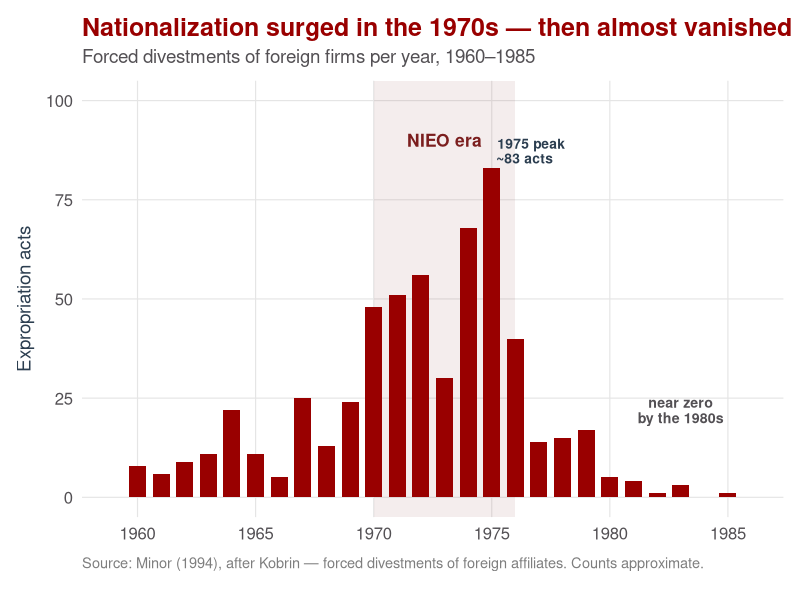
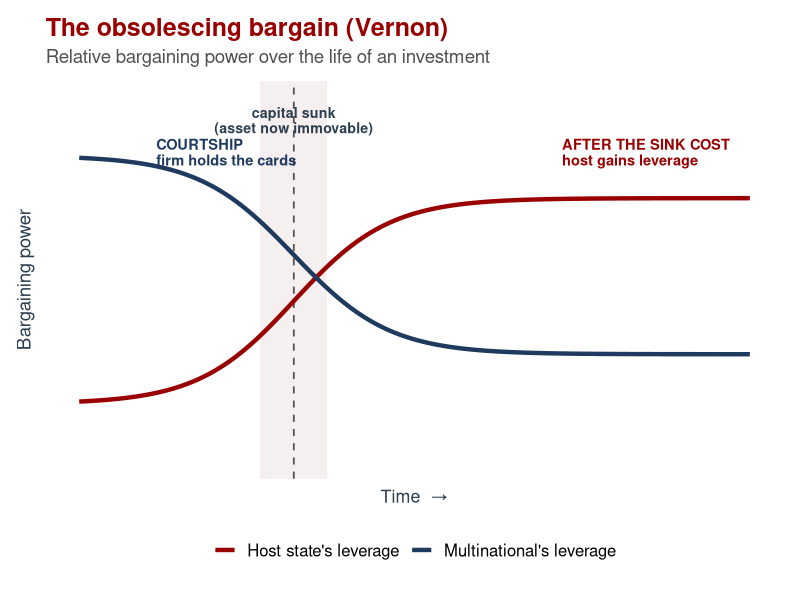
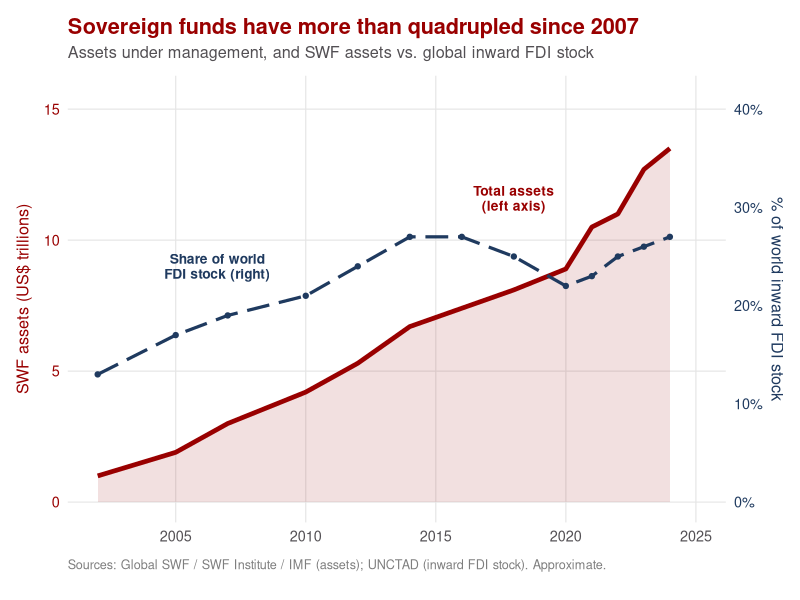
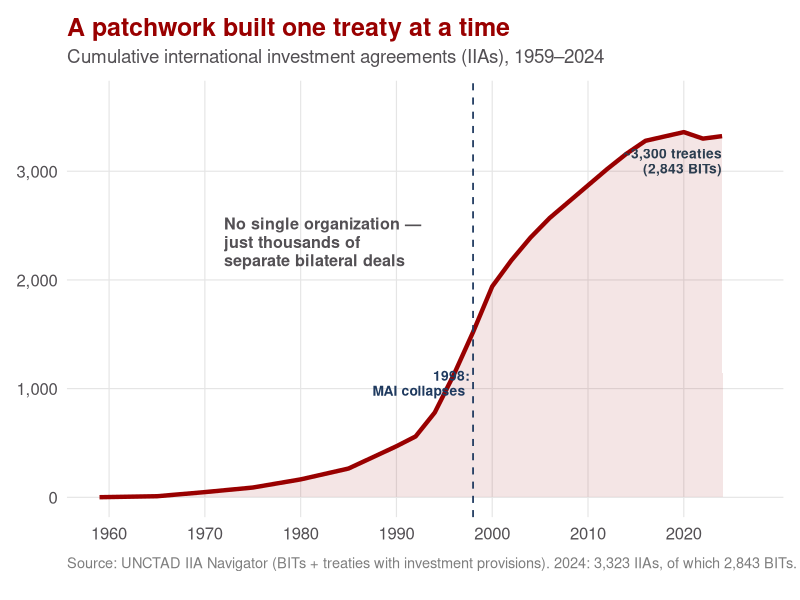
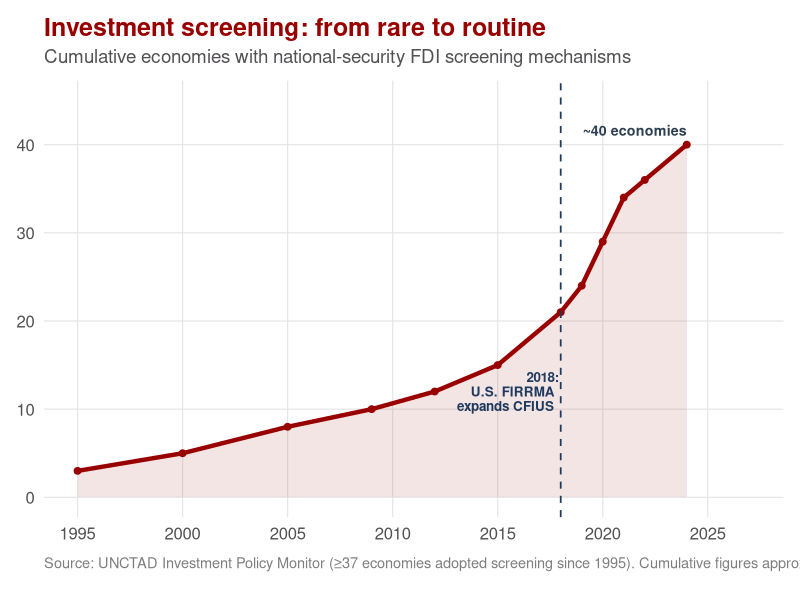

Source code (R) for these figures, in order:
## ---- chunk 1
#| label: setup
#| include: false

library(ggplot2)
library(dplyr)
library(scales)
library(knitr)
library(kableExtra)

# IU color palette
iu_crimson <- "#990000"
iu_cream <- "#EDEBEB"
iu_gray <- "#535054"
iu_light_gray <- "#7E7E7E"
iu_dark_text <- "#2C3E50"
iu_green <- "#1B5E3F"
iu_navy <- "#1F3A5F"

theme_ipe <- function(base_size = 20) {
  theme_minimal(base_size = base_size) +
    theme(
      plot.title = element_text(color = iu_crimson, face = "bold", size = rel(1.2),
                                margin = margin(t = 5, b = 5)),
      plot.subtitle = element_text(color = iu_gray, size = rel(0.9),
                                   margin = margin(b = 10)),
      plot.caption = element_text(color = iu_light_gray, size = rel(0.7),
                                  hjust = 0, margin = margin(t = 10)),
      axis.title = element_text(color = iu_dark_text, size = rel(0.9)),
      axis.title.x = element_text(margin = margin(t = 8)),
      axis.title.y = element_text(margin = margin(r = 8)),
      axis.text = element_text(color = iu_gray, size = rel(0.8)),
      panel.grid.minor = element_blank(),
      panel.grid.major = element_line(color = "#E5E5E5", linewidth = 0.4),
      legend.position = "bottom",
      legend.title = element_text(size = rel(0.85)),
      legend.text = element_text(size = rel(0.8)),
      plot.margin = margin(t = 8, r = 12, b = 20, l = 12)
    )
}
## ---- chunk 2
#| label: tbl-plan

plan <- data.frame(
  Section = c("1 · One Firm, Many Sovereigns",
              "2 · How Host States Try to Control MNCs",
              "3 · The Other Side: Competing for Investment",
              "4 · The Obsolescing Bargain",
              "5 · Why There Is No \"World Investment Organization\"",
              "6 · The Securitization of Investment"),
  Cover = c("Why the firm and the state answer to different masters",
            "Performance requirements, the Calvo Doctrine, and the right to expropriate",
            "Locational incentives and export-processing zones — the race to attract FDI",
            "Why bargaining power shifts once the investment is sunk",
            "Trade has the WTO; investment has 3,300 treaties and no organization",
            "Emerging issue: national-security screening and CFIUS")
)

kable(plan, col.names = c("Section", "What we'll cover"),
      align = c("l", "l")) %>%
  kable_styling(font_size = 20, full_width = TRUE) %>%
  row_spec(0, bold = TRUE, color = "white", background = iu_crimson) %>%
  column_spec(1, bold = TRUE, color = iu_crimson, width = "44%") %>%
  column_spec(2, width = "56%")
## ---- chunk 3
#| label: tbl-twologics

tl <- data.frame(
  dim = c("Frame of reference", "Objective", "Loyalty", "Time horizon"),
  state = c("Territorial — one national jurisdiction",
            "Maximize national welfare (jobs, revenue, security)",
            "To citizens who can vote and demand",
            "Bound to the nation, indefinitely"),
  mnc = c("Global — the worldwide operation",
          "Maximize firm/shareholder welfare across all markets",
          "To shareholders, not to any one host",
          "Mobile — can exit, relocate, restructure")
)

kable(tl, col.names = c("", "The State", "The Multinational"),
      align = c("l", "l", "l")) %>%
  kable_styling(font_size = 22, full_width = TRUE) %>%
  row_spec(0, bold = TRUE, color = "white", background = iu_crimson) %>%
  row_spec(1:4, extra_css = "padding-top: 12px; padding-bottom: 12px; line-height: 1.35;") %>%
  column_spec(1, bold = TRUE, color = iu_crimson, width = "22%") %>%
  column_spec(2:3, width = "39%")
## ---- chunk 4
#| label: tbl-performance

pr <- data.frame(
  type = c("Local-content rules", "Export requirements", "Technology transfer",
           "Joint-venture / equity caps", "Employment & training"),
  what = c("A set share of inputs must be sourced domestically — building local suppliers",
           "The firm must export a set share of output — earning foreign exchange",
           "The firm must license or share technology with local partners",
           "Foreign ownership is capped; a local partner must hold equity (control stays partly home)",
           "Mandated hiring, training, or management localization of host-country nationals")
)

kable(pr, col.names = c("Tool", "What it forces the firm to do"),
      align = c("l", "l")) %>%
  kable_styling(font_size = 21, full_width = TRUE) %>%
  row_spec(0, bold = TRUE, color = "white", background = iu_crimson) %>%
  row_spec(1:5, extra_css = "padding-top: 11px; padding-bottom: 11px; line-height: 1.3;") %>%
  column_spec(1, bold = TRUE, color = iu_crimson, width = "30%") %>%
  column_spec(2, width = "70%")
## ---- chunk 5
#| label: fig-expropriation
#| fig-width: 12.5
#| fig-height: 4.7
#| out-width: "90%"
#| fig-alt: "Bar chart of the number of forced divestments (expropriation acts) of foreign firms per year, 1960 to 1985. Acts climb through the late 1960s, surge to a peak of about 83 in 1975 during the NIEO era, then collapse almost to zero by the early 1980s."

exp <- read.csv("data/expropriations.csv")

ggplot(exp, aes(year, acts)) +
  annotate("rect", xmin = 1970, xmax = 1976, ymin = -Inf, ymax = Inf, fill = "#7B1E1E", alpha = 0.08) +
  geom_col(fill = iu_crimson, width = 0.72) +
  annotate("text", x = 1973, y = 90, label = "NIEO era", color = "#7B1E1E",
           fontface = "bold", size = 4.4) +
  annotate("text", x = 1975, y = 86, label = "1975 peak\n~83 acts", color = iu_dark_text,
           fontface = "bold", size = 3.5, lineheight = 0.9, hjust = -0.08, vjust = 0.3) +
  annotate("text", x = 1983, y = 22, label = "near zero\nby the 1980s", color = iu_gray,
           fontface = "bold", size = 3.6, lineheight = 0.9) +
  scale_x_continuous(breaks = seq(1960, 1985, 5), limits = c(1959, 1986)) +
  scale_y_continuous(limits = c(0, 100)) +
  labs(title = "Nationalization surged in the 1970s — then almost vanished",
       subtitle = "Forced divestments of foreign firms per year, 1960–1985",
       x = NULL, y = "Expropriation acts",
       caption = "Source: Minor (1994), after Kobrin — forced divestments of foreign affiliates. Counts approximate.") +
  theme_ipe(base_size = 15)
## ---- chunk 6
#| label: fig-obsolescing
#| fig-width: 12.5
#| fig-height: 4.8
#| out-width: "88%"
#| fig-alt: "A line chart of relative bargaining power over the life of an investment. Before the investment, the multinational's bargaining power is high and the host's is low. At the moment capital is committed and becomes a sunk, immovable asset, the lines cross: the host's power rises and the firm's falls as the project matures."

t <- seq(0, 10, length.out = 200)
mnc <- 8.6 - 5.6 / (1 + exp(-(t - 3.2) * 1.4))
host <- 1.6 + 5.8 / (1 + exp(-(t - 3.2) * 1.4))
bp <- data.frame(t = rep(t, 2),
                 power = c(mnc, host),
                 who = rep(c("Multinational's leverage", "Host state's leverage"), each = length(t)))

ggplot(bp, aes(t, power, color = who)) +
  annotate("rect", xmin = 2.7, xmax = 3.7, ymin = -Inf, ymax = Inf, fill = "#7B1E1E", alpha = 0.07) +
  geom_vline(xintercept = 3.2, linetype = "dashed", color = iu_gray, linewidth = 0.6) +
  geom_line(linewidth = 1.5) +
  annotate("text", x = 3.2, y = 9.6, label = "capital sunk\n(asset now immovable)",
           color = iu_dark_text, fontface = "bold", size = 3.6, lineheight = 0.9) +
  annotate("text", x = 1.15, y = 8.7, label = "COURTSHIP\nfirm holds the cards",
           color = iu_navy, fontface = "bold", size = 3.7, lineheight = 0.9, hjust = 0) +
  annotate("text", x = 7.2, y = 8.7, label = "AFTER THE SINK COST\nhost gains leverage",
           color = iu_crimson, fontface = "bold", size = 3.7, lineheight = 0.9, hjust = 0) +
  scale_color_manual(values = c("Multinational's leverage" = iu_navy,
                                "Host state's leverage" = iu_crimson), name = NULL) +
  scale_x_continuous(breaks = NULL,
                     labels = NULL,
                     limits = c(0, 10)) +
  scale_y_continuous(limits = c(0, 10.2), breaks = NULL) +
  labs(title = "The obsolescing bargain (Vernon)",
       subtitle = "Relative bargaining power over the life of an investment",
       x = "Time  →", y = "Bargaining power") +
  theme_ipe(base_size = 15) +
  theme(panel.grid.major = element_blank(),
        axis.title.x = element_text(color = iu_dark_text, size = rel(0.95), hjust = 0.5))
## ---- chunk 7
#| label: fig-swf
#| fig-width: 7.6
#| fig-height: 5.3
#| out-width: "98%"
#| fig-alt: "Dual-axis chart, 2002 to 2024. A crimson area shows sovereign wealth fund assets under management rising from about 1 trillion dollars in 2002 to about 13.5 trillion in 2024. A navy dashed line shows SWF assets as a share of the world's inward FDI stock, rising from about 13 percent to roughly a quarter and then holding near 25 to 27 percent."

swf <- data.frame(
  year = c(2002, 2005, 2007, 2010, 2012, 2014, 2016, 2018, 2020, 2021, 2022, 2023, 2024),
  aum  = c(1.0, 1.9, 3.0, 4.2, 5.3, 6.7, 7.4, 8.1, 8.9, 10.5, 11.0, 12.7, 13.5),
  pct  = c(13, 17, 19, 21, 24, 27, 27, 25, 22, 23, 25, 26, 27)
)
sf <- 15 / 40   # map 0–40% (right axis) onto the 0–15 trillion (left axis)

ggplot(swf, aes(year)) +
  geom_area(aes(y = aum), fill = iu_crimson, alpha = 0.12) +
  geom_line(aes(y = aum), color = iu_crimson, linewidth = 1.6) +
  geom_line(aes(y = pct * sf), color = iu_navy, linewidth = 1.1, linetype = "longdash") +
  geom_point(aes(y = pct * sf), color = iu_navy, size = 1.5) +
  annotate("text", x = 2018, y = 11.6, label = "Total assets\n(left axis)",
           color = iu_crimson, fontface = "bold", size = 3.5, lineheight = 0.9) +
  annotate("text", x = 2006.6, y = 9.0, label = "Share of world\nFDI stock (right)",
           color = iu_navy, fontface = "bold", size = 3.5, lineheight = 0.9) +
  scale_y_continuous(name = "SWF assets (US$ trillions)", limits = c(0, 15.5),
                     breaks = seq(0, 15, 5),
                     sec.axis = sec_axis(~ . / sf, name = "% of world inward FDI stock",
                                         breaks = seq(0, 40, 10),
                                         labels = function(x) paste0(x, "%"))) +
  scale_x_continuous(breaks = seq(2005, 2025, 5), limits = c(2002, 2025)) +
  labs(title = "Sovereign funds have more than quadrupled since 2007",
       subtitle = "Assets under management, and SWF assets vs. global inward FDI stock",
       x = NULL,
       caption = "Sources: Global SWF / SWF Institute / IMF (assets); UNCTAD (inward FDI stock). Approximate.") +
  theme_ipe(base_size = 13) +
  theme(axis.title.y.left = element_text(color = iu_crimson),
        axis.text.y.left = element_text(color = iu_crimson),
        axis.title.y.right = element_text(color = iu_navy),
        axis.text.y.right = element_text(color = iu_navy))
## ---- chunk 8
#| label: fig-iia
#| fig-width: 12.5
#| fig-height: 4.6
#| out-width: "90%"
#| fig-alt: "Line chart of the cumulative number of international investment agreements (mostly bilateral investment treaties) from 1959 to 2024. The count is near zero until the late 1980s, explodes through the 1990s and 2000s to roughly 3,300, then plateaus and slightly declines after about 2017 as treaties are terminated."

iia <- read.csv("data/iia_cumulative.csv")

ggplot(iia, aes(year, iias)) +
  geom_area(fill = iu_crimson, alpha = 0.10) +
  geom_line(color = iu_crimson, linewidth = 1.5) +
  geom_vline(xintercept = 1998, linetype = "dashed", color = iu_navy, linewidth = 0.6) +
  annotate("text", x = 1998, y = 1050, label = "1998:\nMAI collapses", color = iu_navy,
           fontface = "bold", size = 3.5, lineheight = 0.9, hjust = 1.08) +
  annotate("text", x = 2024, y = 3323, label = "~3,300 treaties\n(2,843 BITs)", color = iu_dark_text,
           fontface = "bold", size = 3.5, lineheight = 0.9, hjust = 1, vjust = 1.5) +
  annotate("text", x = 1972, y = 2350, label = "No single organization —\njust thousands of\nseparate bilateral deals",
           color = iu_gray, fontface = "bold", size = 4.1, lineheight = 0.95, hjust = 0) +
  scale_x_continuous(breaks = seq(1960, 2020, 10), limits = c(1959, 2027)) +
  scale_y_continuous(limits = c(0, 3650), labels = comma) +
  labs(title = "A patchwork built one treaty at a time",
       subtitle = "Cumulative international investment agreements (IIAs), 1959–2024",
       x = NULL, y = NULL,
       caption = "Source: UNCTAD IIA Navigator (BITs + treaties with investment provisions). 2024: 3,323 IIAs, of which 2,843 BITs.") +
  theme_ipe(base_size = 15)
## ---- chunk 9
#| label: tbl-homehost

hh <- data.frame(
  q = c("Who they are", "What they want rules to do", "Their model doctrine", "Whom rules should bind"),
  exporters = c("Capital-EXPORTERS — advanced, home to MNCs",
                "PROTECT investors; lock in access; restrain host interference",
                "Strong investor rights + ISDS (anti-Calvo)",
                "Discipline HOST STATES"),
  importers = c("Capital-IMPORTERS — developing, host to MNCs",
                "PRESERVE sovereignty; keep the right to regulate & screen",
                "Calvo Doctrine + permanent sovereignty",
                "Discipline the FIRMS")
)

kable(hh, col.names = c("", "Home countries", "Host countries"),
      align = c("l", "l", "l")) %>%
  kable_styling(font_size = 20, full_width = TRUE) %>%
  row_spec(0, bold = TRUE, color = "white", background = iu_crimson) %>%
  row_spec(1:4, extra_css = "padding-top: 12px; padding-bottom: 12px; line-height: 1.35;") %>%
  column_spec(1, bold = TRUE, color = iu_crimson, width = "22%") %>%
  column_spec(2:3, width = "39%")
## ---- chunk 10
#| label: fig-screening
#| fig-width: 12.5
#| fig-height: 4.6
#| out-width: "90%"
#| fig-alt: "Line chart of the cumulative number of economies with national-security FDI screening mechanisms, 1995 to 2024, rising slowly to about 10 by 2010, then accelerating sharply after the 2018 US FIRRMA reform and the 2020-21 COVID period to about 40."

scr <- read.csv("data/fdi_screening.csv")

ggplot(scr, aes(year, economies)) +
  geom_area(fill = iu_crimson, alpha = 0.10) +
  geom_line(color = iu_crimson, linewidth = 1.5) +
  geom_point(color = iu_crimson, size = 2) +
  geom_vline(xintercept = 2018, linetype = "dashed", color = iu_navy, linewidth = 0.6) +
  annotate("text", x = 2018, y = 12, label = "2018:\nU.S. FIRRMA\nexpands CFIUS", color = iu_navy,
           fontface = "bold", size = 3.4, lineheight = 0.9, hjust = 1.07) +
  annotate("text", x = 2024, y = 40, label = "~40 economies", color = iu_dark_text,
           fontface = "bold", size = 3.6, hjust = 1, vjust = -0.8) +
  scale_x_continuous(breaks = seq(1995, 2025, 5), limits = c(1995, 2027)) +
  scale_y_continuous(limits = c(0, 45)) +
  labs(title = "Investment screening: from rare to routine",
       subtitle = "Cumulative economies with national-security FDI screening mechanisms",
       x = NULL, y = NULL,
       caption = "Source: UNCTAD Investment Policy Monitor (≥37 economies adopted screening since 1995). Cumulative figures approximate.") +
  theme_ipe(base_size = 15)
